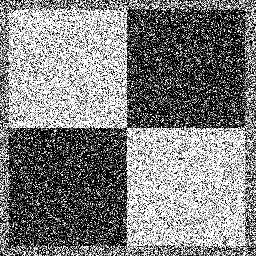
#> input picture ps1_python/input/ps1-input0-noise.png, 256 x 256 px, found by its file name
$ jupyter execute --allow-errors ps1.ipynb   (shell and % lines are left out)
#> lines starting #> are read from the running program, lines starting #| are printed output that depends on the picture; after the words box and inside, x2 and y2 are one past the last pixel; in counts of white or black regions, pixels touching at a corner belong together
### ps1_python/hough_lines_acc.py
import math
import numpy as np


# black and white image containing edge pixels
def hough_lines_acc(image):
    n, m = image.shape[0], image.shape[1]
    max_rho = int(math.ceil(math.sqrt(n * n + m * m)))
    acc = np.zeros((max_rho * 2, 180), "uint")

    thetas_deg = np.arange(0, 180)
    thetas = np.deg2rad(thetas_deg)
    theta_sins = np.sin(thetas)
    theta_coss = np.cos(thetas)

    ys, xs = np.nonzero(image)

    for (x, y) in zip(xs, ys):
        rho_candidates = np.round(x * theta_coss + y * theta_sins).astype("int")
        mask = (-max_rho <= rho_candidates) & (rho_candidates < max_rho)
        acc[rho_candidates[mask] + max_rho, thetas_deg[mask]] += 1

    return acc, max_rho

### ps1_python/hough_peaks.py
import numpy as np


#     % Find peaks in a Hough accumulator array.
#     % threshold: Threshold at which values of H are considered to be peaks
#     % n, m: Size of the suppression neighborhood
#     % http://www.mathworks.com/help/images/ref/houghpeaks.html
def hough_peaks(hough_acc, max_num_peaks, threshold=None, nhood=None, verbose=False, include_acc=False):
    h = hough_acc.copy()
    if threshold is None:
        threshold = 0.5 * np.max(h)

    if nhood is None:
        n, m = h.shape[0] / 50., h.shape[1] / 50.
    else:
        n, m = nhood
    n2, m2 = int(n // 2), int(m // 2)

    peaks = []
    for i in range(max_num_peaks):
        rho, theta = np.unravel_index(np.argmax(h), h.shape)
        acc = h[rho, theta]
        if verbose:
            print("%5d %5d %5.3f" % (rho, theta, acc))
        if acc < threshold:
            break

        rh_l, rh_r = max(0, rho - n2), min(rho + n2 + 1, h.shape[0])
        th_l, th_r = max(0, theta - m2), min(theta + m2 + 1, h.shape[1])
        h[rh_l:rh_r, th_l:th_r] = 0
        if include_acc:
            peaks.append((rho, theta, acc))
        else:
            peaks.append((rho, theta))

    return np.array(peaks)


# [21 lines left out: function pen_lines_only, not called in this run]

### ps1_python/ps1.ipynb
[cell 1]
import cv2
import numpy as np
import math
import matplotlib.pyplot as plt
from IPython.core.pylabtools import figsize

def imshow(image):
    plt.imshow(image)

def imshow_grayscale(image, extent=None):
    plt.imshow(image, cmap="gray", extent=extent)
#> (this line was passed over: IPython is not available in this run)

def imshow_grayscale_m(images, extent=None):
    imshow_grayscale(np.concatenate(images, axis=1), extent)

[cell 2]
from ps1_python.find_circles import find_circles
from ps1_python.hough_circles_acc import hough_circles_acc
from ps1_python.hough_lines_acc import hough_lines_acc
from ps1_python.hough_lines_draw import hough_lines_draw
from ps1_python.hough_peaks import hough_peaks

### 1) Load the input and generate an edge image

Load grayscale image (input/ps1-input0.png) as img and generate an edge image – which is a binary image with white pixels (1) on the edges and black pixels (0) elsewhere

[cell 3]
figsize(3, 3)
im = cv2.imread("ps1_python/input/ps1-input0.png", cv2.IMREAD_GRAYSCALE)
imshow_grayscale(im)
#> (the rest of this cell did not finish here and is left out)

[cell 4]
figsize(6, 6)
c = cv2.Canny(im, 10, 200)  # all the threshold params I tried work
imshow_grayscale(c)

### 2) Implement a Hough Transform method for finding lines.

a) Write a function hough_lines_acc that computes the Hough Transform for lines and produces an accumulator array.

#> (a cell that did not finish here is left out)

[cell 6]
figsize(14, 14)
#> (the rest of this cell did not finish here and is left out)

#> (a cell that did not finish here is left out)

b) Write a function hough_peaks that finds indices of the accumulator array (here line parameters) that correspond to local maxima.

[cell 8]
figsize(14, 14)

#> (the rest of this cell did not finish here and is left out)

c) Write a function hough_lines_draw to draw color lines that correspond to peaks found in the accumulator array.

[cell 9]
figsize(12, 12)

imshow_grayscale(im)
#> (the rest of this cell did not finish here and is left out)

### 3) Now we’re going to add some noise.

a) Use ps1-input0-noise.png - same image as before, but with noise. Compute a modestly smoothed version of this image by using a Gaussian filter. Make σ at least a few pixels big.

[cell 10]
figsize(5, 5)

im = cv2.imread("ps1_python/input/ps1-input0-noise.png", cv2.IMREAD_GRAYSCALE)
#> im is the input picture: shape (256, 256); min 0, max 255, mean 127.6
im_smooth = cv2.GaussianBlur(im, (15, 15), 5.)
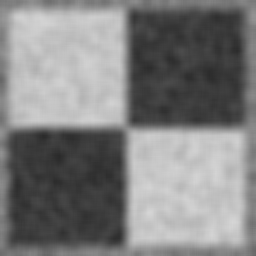
#> im_smooth: shape (256, 256); min 42, max 214, mean 127.6

imshow_grayscale_m((im, im_smooth))

b) Using an edge operator of your choosing, create a binary edge image for both the original image (ps1-input0-noise.png) and the smoothed version above.

[cell 11]
figsize(12, 12)
c = cv2.Canny(im, 10, 100)
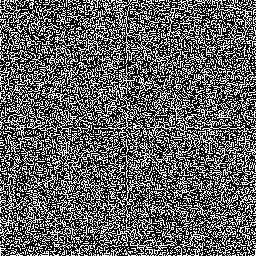
#> c: shape (256, 256); 37.6% white in thin lines or dots
c_smooth = cv2.Canny(im_smooth, 10, 100)
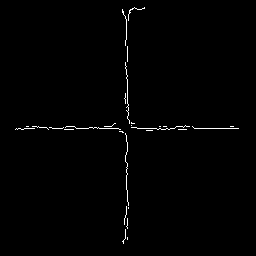
#> c_smooth: shape (256, 256); 0.86% white in thin lines or dots, all inside (x1, y1, x2, y2) = (15, 7, 239, 244)
imshow_grayscale_m((c, c_smooth))

c) Now apply your Hough method to the smoothed version of the edge image. Your goal is to adjust the filtering, edge finding, and Hough algorithms to find the lines as best you can in this test case.

[cell 12]
figsize(12, 12)

im_smooth = cv2.GaussianBlur(im, (31, 31), 4.5)
c_smooth = cv2.Canny(im_smooth, 25, 50)
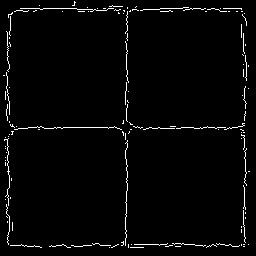
#> c_smooth: shape (256, 256); 2.5% white in thin lines or dots
imshow_grayscale_m((im_smooth, c_smooth))

[cell 13]
figsize(14, 14)

h, max_rho = hough_lines_acc(c_smooth)
#> in hough_lines_acc (call 2), `ys, xs = np.nonzero(image)`: ys = 1634 values from 1 to 247; xs = 1634 values, max 249 at index 1125, min 3 at index 543, mean 124
#> the loop in hough_lines_acc (call 2), `for (x, y) in zip(xs, ys):` made 1634 passes
#> (x, y) on passes 1 to 3: (74, 1), (74, 2), (75, 2)
#> after the loop in hough_lines_acc (call 2), `for (x, y) in zip(xs, ys):`:
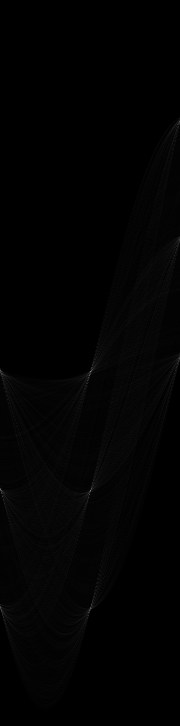
#> acc: shape (726, 180) uint64; min 0, max 124, mean 2.3
#> max_rho = 363
peaks = hough_peaks(h, 10)
#> in hough_peaks, `threshold = 0.5 * np.max(h)`: threshold = 62
#> the loop in hough_peaks, `for i in range(max_num_peaks):` made 10 passes
#> (rho, theta, acc, rh_l, rh_r, th_l, th_r) on passes 1 to 10: (371, 90, 124, 364, 379, 89, 92), (490, 90, 124, 483, 498, 89, 92), (489, 0, 103, 482, 497, 0, 2), (370, 0, 93, 363, 378, 0, 2), (121, 179, 84, 114, 129, 178, 180), (607, 0, 80, 600, 615, 0, 2), (608, 90, 80, 601, 616, 89, 92), (377, 88, 72, 370, 385, 87, 90), (496, 2, 66, 489, 504, 1, 4), (358, 179, 64, 351, 366, 178, 180)
#> after the loop in hough_peaks, `for i in range(max_num_peaks):`:
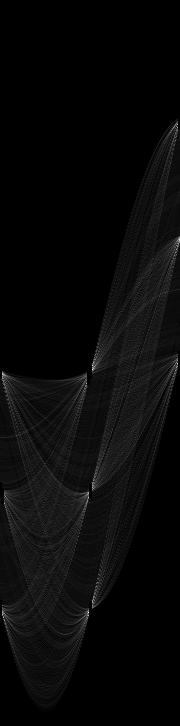
#> h: shape (726, 180) uint64; 0.25% of pixels changed, all inside (x1, y1, x2, y2) = (0, 116, 180, 615); drawn with min black and max white
#> after the loop in hough_peaks, `for i in range(max_num_peaks):`: peaks = [(371, 90), (490, 90), (489, 0), (370, 0), (121, 179), (607, 0), (608, 90), (377, 88), (496, 2), (358, 179)]
#> peaks = [[371, 90], [490, 90], [489, 0], [370, 0], [121, 179], [607, 0], [608, 90], [377, 88], [496, 2], [358, 179]]
peaks = [(rh-max_rho, th) for rh, th in peaks]
#> peaks = [(8, 90), (127, 90), (126, 0), (7, 0), (-242, 179), (244, 0), (245, 90), (14, 88), (133, 2), (-5, 179)]

#> (the rest of this cell did not finish here and is left out)

[cell 14]
figsize(12, 12)

imshow_grayscale(im)
